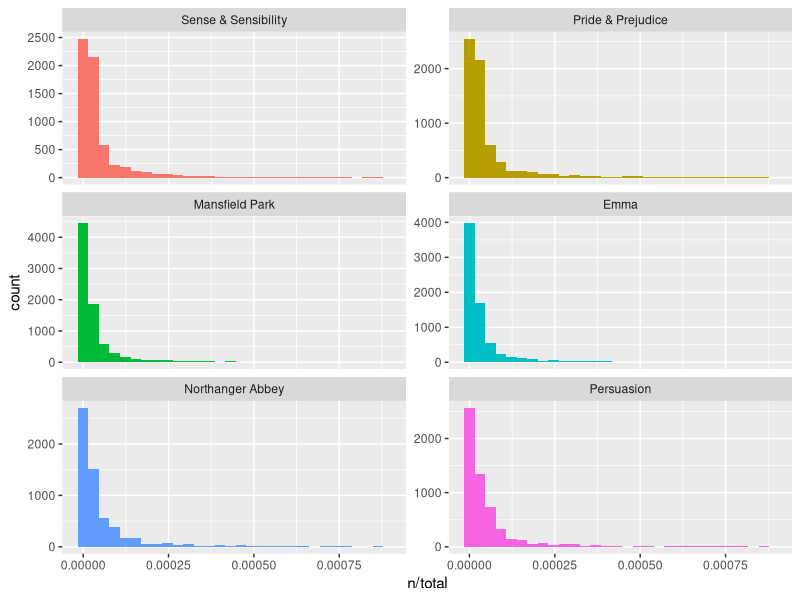
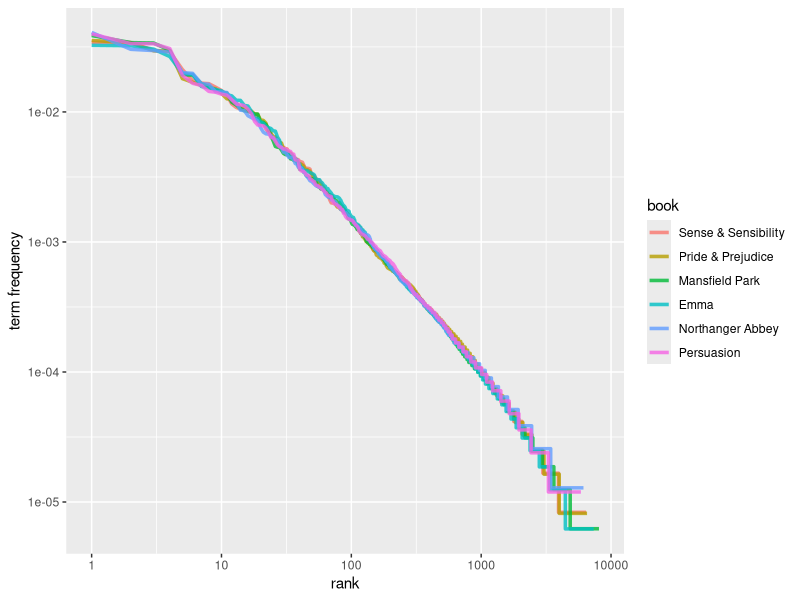
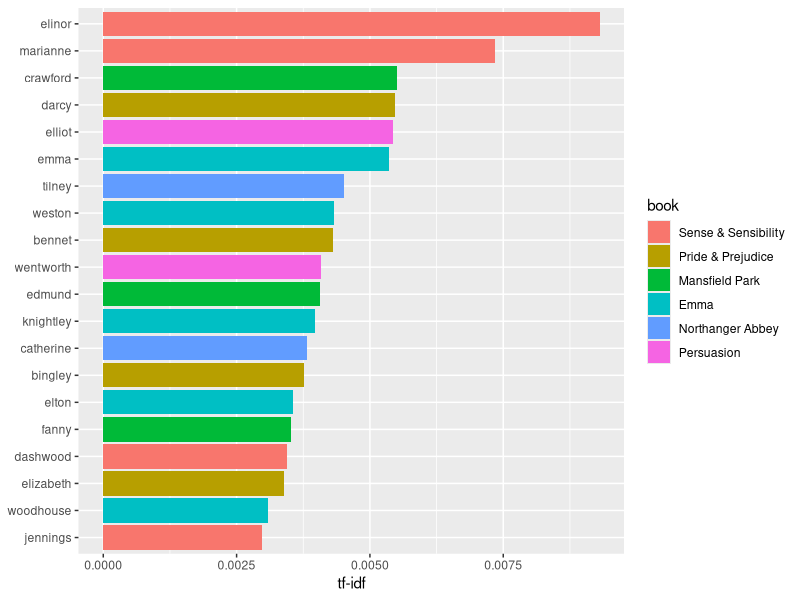
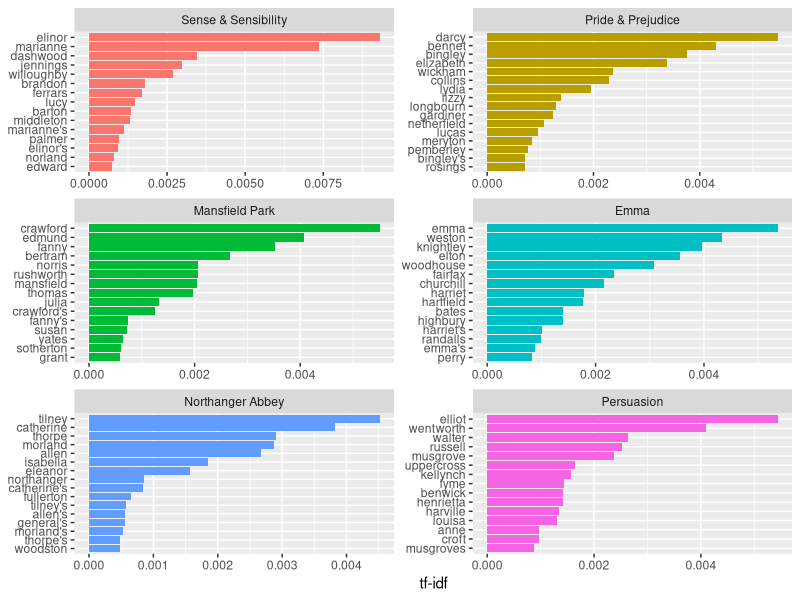

Source code (R) for these figures, in order:
library(dplyr)
library(janeaustenr)
library(tidytext)


book_words <- austen_books() %>%
  unnest_tokens(word, text) %>%
  count(book, word, sort = TRUE) %>%
  ungroup()

total_words <- book_words %>% 
  group_by(book) %>% 
  summarize(total = sum(n))

book_words <- left_join(book_words, total_words)

book_words


# 

library(ggplot2)

ggplot(book_words, aes(n/total, fill = book)) +
  geom_histogram(show.legend = FALSE) +
  xlim(NA, 0.0009) +
  facet_wrap(~book, ncol = 2, scales = "free_y")

# 

freq_by_rank <- book_words %>% 
  group_by(book) %>% 
  mutate(rank = row_number(), 
         `term frequency` = n/total)

freq_by_rank

# 

freq_by_rank %>% 
  ggplot(aes(rank, `term frequency`, color = book)) + 
  geom_line(size = 1.2, alpha = 0.8) + 
  scale_x_log10() +
  scale_y_log10()

# 

rank_subset <- freq_by_rank %>% 
  filter(rank < 500,
         rank > 10)

summary( lm(log10(`term frequency`) ~ log10(rank), data = rank_subset) )

# 

book_words <- book_words %>%
  bind_tf_idf(word, book, n)

book_words

# 

book_words %>%
  select(-total) %>%
  arrange(desc(tf_idf))

# 

plot_austen <- book_words %>%
  arrange(desc(tf_idf)) %>%
  mutate(word = factor(word, levels = rev(unique(word))))

plot_austen %>% 
  top_n(20) %>%
  ggplot(aes(word, tf_idf, fill = book)) +
  geom_col() +
  labs(x = NULL, y = "tf-idf") +
  coord_flip()

# 

plot_austen %>% 
  group_by(book) %>% 
  top_n(15) %>% 
  ungroup %>%
  ggplot(aes(word, tf_idf, fill = book)) +
  geom_col(show.legend = FALSE) +
  labs(x = NULL, y = "tf-idf") +
  facet_wrap(~book, ncol = 2, scales = "free") +
  coord_flip()
